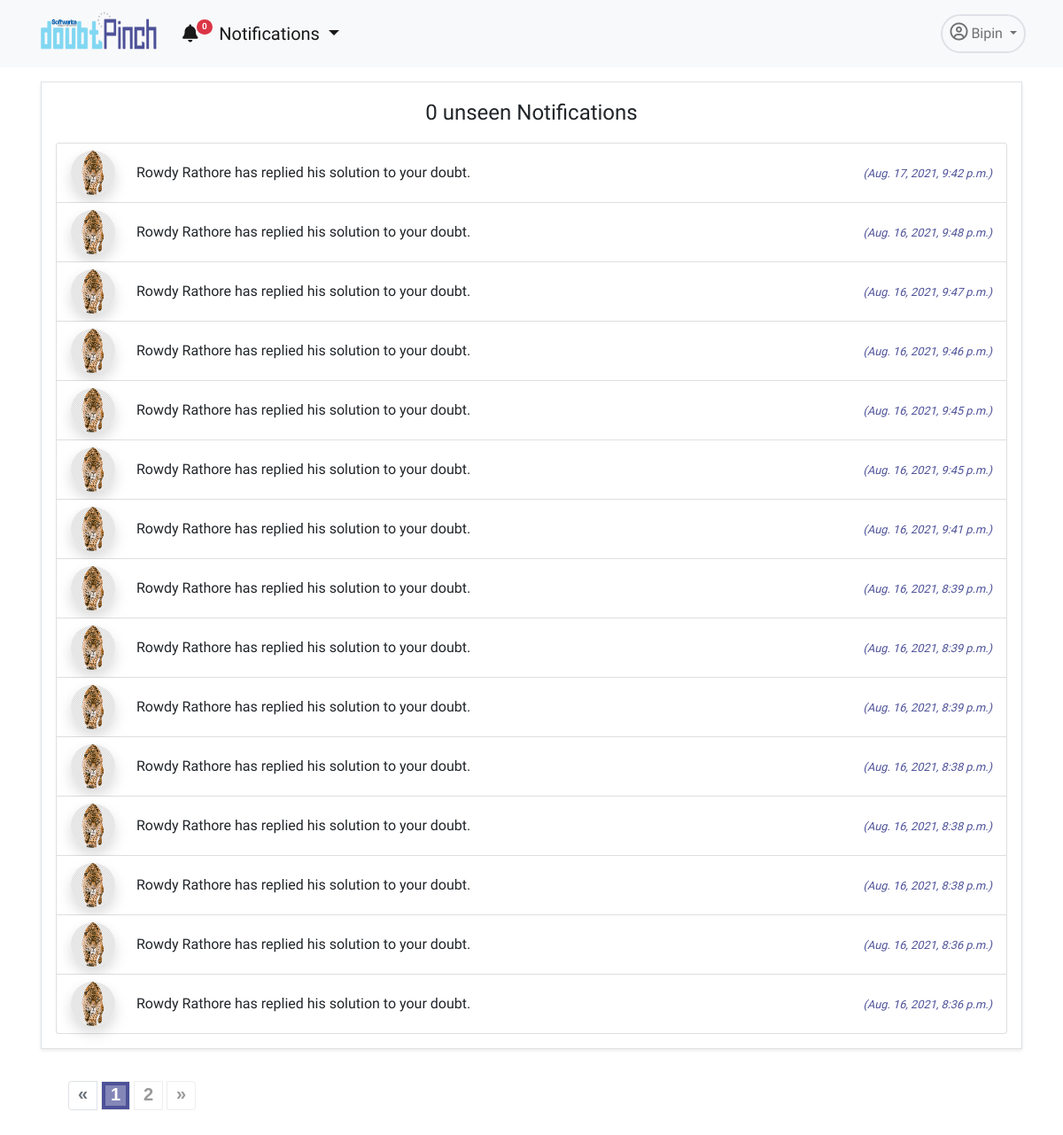
The app's page /app/notifications/ (signed in) with its own data.
### accounts/models.py (models this page shows, shortened)
class User(AbstractUser):
    username = models.CharField(max_length=255, null=True, blank=True)
    email = models.EmailField(
        verbose_name='email address',
        max_length=255,
        unique=True,
    )
    profile_pic= models.ImageField(upload_to='admin_pics', null=True, blank=True)
    email_confirmed = models.BooleanField(default=False) #initially this field is false but will se chan
    is_active = models.BooleanField(default=False)
    is_staff = models.BooleanField(default=False) # a admin user; non super-user
    is_admin = models.BooleanField(default=False)
    is_seller = models.BooleanField(default=False)
    is_customer = models.BooleanField(default=False)
    description=models.TextField(null=True)
    USERNAME_FIELD = 'email'
    REQUIRED_FIELDS = [] #emaila nd password are required fields and first name and last name is inherited from the user creation model
    object = UserManager()
    @property
    def ProfilePicUrl(self):
        try:
            url=self.profile_pic.url
        except:
            url=''
        return url

### dpapp/models.py (models this page shows, shortened)
class Notification(models.Model):
    NOTIFICATION_TYPES = ((1,'Doubt'),(2,'Answer'), (3,'Comment'))
    doubt= models.ForeignKey(Doubt, on_delete=models.CASCADE, related_name="noti_doubt",
                             blank=True, null=True)
    answer= models.ForeignKey(Answer, on_delete=models.CASCADE, related_name="noti_answer",
                            blank=True, null=True)
    sender = models.ForeignKey(User, on_delete=models.CASCADE, related_name="noti_from_user")
    user = models.ForeignKey(User, on_delete=models.CASCADE, related_name="noti_to_user")
    notification_type = models.IntegerField(choices=NOTIFICATION_TYPES)
    text_preview = models.CharField(max_length=90, blank=True)
    date = models.DateTimeField(auto_now_add=True)
    is_seen = models.BooleanField(default=False)

### dpapp/views.py (the view)
# urls.py: path('notifications/',NotificationView.as_view(),name='notifications'),
@method_decorator(login_required, name='dispatch')
class NotificationView(TemplateView):
    template_name= 'dpapp/notifications.html'
    def get_context_data(self, **kwargs):
        context = super(NotificationView, self).get_context_data(**kwargs)
        user=self.request.user
        notifications = Notification.objects.filter(user=user).order_by('-id')
        noti_count = Notification.objects.filter(user=user, is_seen=False).count()
        paginator= Paginator(notifications, 15)
        page = self.request.GET.get('page')
        try:
            notifications = paginator.page(page)
        except PageNotAnInteger:
            notifications = paginator.page(1)
        except EmptyPage:
            notifications = paginator.page(paginator.num_pages)
        context.update({'notifications': notifications,'noti_count':noti_count,'page':page})
        return context

### dpapp/blognav.py (called while the page is built)
def navbar(request):
    if not request.user.is_anonymous:
        user=request.user
        notifications = Notification.objects.filter(user=user).order_by('-id')[:5]
        noti_count = Notification.objects.filter(user=user, is_seen=False).count()
        return {'nav_notifications': notifications,'noti_count':noti_count}
    return {'nav_notifications': '0','noti_count':0}

### templates/dpapp/notifications.html (shortened to what this page needs)
{% extends 'dpapp/base.html' %}
{% load static %}
{% block navbar%}
<link rel="stylesheet" href="{% static 'dpapp/css/paginate.css' %}">
<div class="container">
    <div class="row mt-3 ">
        <div class="col border shadow-sm p-3 mx-3 mb-3">
            <p class="fw-light fs-4 text-center position-relative "><span class="noti-count">{{noti_count}}</span> unseen Notifications  </p>
            <div class="mt-1">
                <ul class="list-group bg-light">
                    {% for i in notifications%}
                    <li class="list-group-item d-flex align-items-center ">
                        <div class="me-4">
                            <img alt="40x40" height="50" width="50" class="rounded-circle shadow" src="{{i.sender.ProfilePicUrl}}"
                                data-holder-rendered="true">
                        </div>
                        {% if i.doubt == null %}
                        {% if i.is_seen %}
                        <div class="me-2"><a class="text-decoration-none fw-light text-dark seen-click" data-nid={{i.id}} href="{% url 'dpapp:comment' i.answer.id %}">{{i.sender.first_name}} {{i.sender.last_name}} has commented on the answer you replied.</a> </div>
                        {%else%}
                        <div class="me-2 "><a class="text-decoration-none  seen-click " data-nid={{i.id}} href="{% url 'dpapp:comment' i.answer.id %}">{{i.sender.first_name}} {{i.sender.last_name}} has commented on the answer you replied.</a> </div>
                        {%endif%}
                        {% elif i.answer == null %}
                        {% if i.is_seen %}
                        <div class="me-2"><a class="text-decoration-none fw-light text-dark seen-click" data-nid={{i.id}} href="{% url 'dpapp:detail' i.doubt.id %}">{{i.sender.first_name}} {{i.sender.last_name}} has replied his solution to your doubt. </a> </div>
                        {%else%}
                        <div class="me-2 "><a class="text-decoration-none  seen-click " data-nid={{i.id}} href="{% url 'dpapp:detail' i.doubt.id %}">{{i.sender.first_name}} {{i.sender.last_name}} has replied his solution to your doubt. </a> </div>
                        {%endif%}
                        {% endif %}
                        <div class="ms-auto" >
                            <i class="fw-light text-pinch" style="font-size: 0.8em;">({{i.date}})</i>
                        </div>
                    </li>
                    {% empty %}
                    <h3 class="text-center">No notifications.</h3>
                    {% endfor %}
                </ul>
            </div>
        </div>
    </div>
    {% if notifications.paginator.num_pages > 1 %}
    <div class="demo">
        <nav class="pagination-outer" aria-label="Page navigation">
            <ul class="pagination">
                {% if notifications.has_previous %}
                {% if 'heading_contains' in request.get_full_path %}
                <li class="page-item">
                    <a class="page-link" href="{{ request.get_full_path }}&page={{ notifications.previous_page_number }}" tabindex="-1" aria-label="Previous">
                        <span aria-hidden="true">«</span>
                    </a>
                </li>
                {% else %}
                <li class="page-item">
                    <a  class="page-link" href="?page={{ notifications.previous_page_number }}" tabindex="-1" aria-label="Previous">
                        <span aria-hidden="true">«</span>
                    </a>
                </li>
                {% endif %}
                {% else%}
                <li class="page-item disabled">
                    <a href="#" class="page-link"  tabindex="-1" aria-label="Previous">
                        <span aria-hidden="true">«</span>
                    </a>
                </li>
                {% endif %}
                {% for i in notifications.paginator.page_range %}
                {% if i == notifications.number%}
                <li class="page-item active"><a class="page-link" href="#">{{i}}</a></li>
                {% else %}
                    {% if 'heading_contains' in request.get_full_path %}
                    <li class="page-item"><a class="page-link" href="{{ request.get_full_path }}&page={{ i }}">{{ i }}</a></li>
                    {% else %}
                    <li class="page-item "><a class="page-link"  href="?page={{ i }}">{{ i }}</a></li>
                    {% endif %}
                {% endif %}
                {% endfor %}
                {% if notifications.has_next %}
                {% if 'heading_contains' in request.get_full_path %}
                <li class="page-item">
                    <a class="page-link" aria-label="Next" href="{{ request.get_full_path }}&page={{ notifications.next_page_number }}">
                        <span aria-hidden="true">»</span>
                    </a>
                </li>
                {% else %}
                <li class="page-item">
                    <a class="page-link" aria-label="Next" href="?page={{ notifications.next_page_number }}">
                        <span aria-hidden="true">»</span>
                    </a>
                </li>
                {%endif%}
                {% else %}
                <li class="page-item disabled">
                    <a class="page-link" aria-label="Next" href="#">
                        <span aria-hidden="true">»</span>
                    </a>
                </li>
                {%endif%}
            </ul>
        </nav>
    </div>
    {%endif%}
</div>
{% endblock %}

### templates/dpapp/base.html (shortened to what this page needs)
<!DOCTYPE html>
{% load static %}
{% load humanize %}
<html lang="en">
    <head>
        <link href="https://cdn.jsdelivr.net/npm/bootstrap@5.0.1/dist/css/bootstrap.min.css" rel="stylesheet"
 />
        <link href="{% static 'dpapp/downhover/css/animate.min.css' %}" rel="stylesheet">
        <link href="{% static 'dpapp/downhover/css/bootstrap-dropdownhover.min.css' %}" rel="stylesheet">
    </head>
    <body>
        <nav class="navbar navbar-expand-lg navbar-light bg-light">
            <div class="container">
                <div data-tilt>
                    <a class="navbar-brand" href="{% url 'dpapp:home'%}">
                        <img src="{% static 'accounts/pics/logo.png' %}" alt="" width="140" height="60" />
                    </a>
                </div>
                <div class="collapse navbar-collapse" id="navbarNavDropdown">
                    <ul class="navbar-nav">
                        <li class="nav-item me-2">
                            <div class="dropdown ">
                                <a class="nav-link active fs-5 dropdown-toggle" id="dropdownMenuButton1" data-bs-toggle="dropdown" aria-expanded="false" aria-current="page" href="#"><i
                                    class="fas fa-bell"></i><span class="badge rounded-pill bg-danger noti-count" style="
                    font-size: 10px;
                    position: relative;
                    top: -12px;
                    left: -2px;
                  ">{{noti_count}}</span> Notifications
                            </a>
                              </div>
                        </li>
                    </ul>
                    <ul class="navbar-nav ms-auto">
                        <li class="nav-item dropdown">
                            <a class="
                  nav-link
                  dropdown-toggle
                  border
                  rounded-pill
                  border-2
                  p-2
                " href="#" id="navbarDropdownMenuLink" role="button" data-bs-toggle="dropdown" aria-expanded="false">
                                <i class="far fa-user-circle fs-5"></i> {{user.first_name}}
                            </a>
                        </li>
                    </ul>
                </div>
            </div>
        </nav>
        {% block navbar %} {% endblock %}
    </body>
</html>

### static/dpapp/css/paginate.css (style rules this page uses)
.pagination-outer { text-align: center; }
.pagination { font-family: 'Quicksand', sans-serif; padding: 20px 30px; border-radius: 0; display: inline-flex; position: relative; float: left; }
.pagination li a.page-link { color: #999; background-color: transparent; font-size: 20px; font-weight: 600; line-height: 29px; height: 33px; width: 33px; padding: 0; margin: 0 5px; border-radius: 0; border: 1px solid #eee; transition: all 0.5s ease 0s; }
.pagination li a.page-link:hover, .pagination li a.page-link:focus, .pagination li.active a.page-link:hover, .pagination li.active a.page-link { color: #fff; background: #4d5198; border: 1px solid #eee; outline: 11px solid rgba(255,255,255,0.3); outline-offset: -17px; }
.pagination li:first-child a.page-link, .pagination li:last-child a.page-link { line-height: 27px; }

### templates/dpapp/base.html (style rules this page uses)
body { font-family: 'Carme', sans-serif; }
.text-pinch { color: #4d5198; }
.row { overflow: auto; }

### records on screen
User: first_name "Bipin"
Notification: sender.ProfilePicUrl (picture), sender.first_name "Rowdy", sender.last_name "Rathore", date "Aug. 17, 2021, 9:42 p.m."
Notification: sender.ProfilePicUrl (picture), sender.first_name "Rowdy", sender.last_name "Rathore", date "Aug. 16, 2021, 9:48 p.m."
Notification: sender.ProfilePicUrl (picture), sender.first_name "Rowdy", sender.last_name "Rathore", date "Aug. 16, 2021, 9:47 p.m."
Notification: sender.ProfilePicUrl (picture), sender.first_name "Rowdy", sender.last_name "Rathore", date "Aug. 16, 2021, 9:46 p.m."
Notification: sender.ProfilePicUrl (picture), sender.first_name "Rowdy", sender.last_name "Rathore", date "Aug. 16, 2021, 9:45 p.m."
Notification: sender.ProfilePicUrl (picture), sender.first_name "Rowdy", sender.last_name "Rathore", date "Aug. 16, 2021, 9:45 p.m."
Notification: sender.ProfilePicUrl (picture), sender.first_name "Rowdy", sender.last_name "Rathore", date "Aug. 16, 2021, 9:41 p.m."
Notification: sender.ProfilePicUrl (picture), sender.first_name "Rowdy", sender.last_name "Rathore", date "Aug. 16, 2021, 8:39 p.m."
Notification: sender.ProfilePicUrl (picture), sender.first_name "Rowdy", sender.last_name "Rathore", date "Aug. 16, 2021, 8:39 p.m."
Notification: sender.ProfilePicUrl (picture), sender.first_name "Rowdy", sender.last_name "Rathore", date "Aug. 16, 2021, 8:39 p.m."
Notification: sender.ProfilePicUrl (picture), sender.first_name "Rowdy", sender.last_name "Rathore", date "Aug. 16, 2021, 8:38 p.m."
Notification: sender.ProfilePicUrl (picture), sender.first_name "Rowdy", sender.last_name "Rathore", date "Aug. 16, 2021, 8:38 p.m."
Notification: sender.ProfilePicUrl (picture), sender.first_name "Rowdy", sender.last_name "Rathore", date "Aug. 16, 2021, 8:38 p.m."
Notification: sender.ProfilePicUrl (picture), sender.first_name "Rowdy", sender.last_name "Rathore", date "Aug. 16, 2021, 8:36 p.m."
Notification: sender.ProfilePicUrl (picture), sender.first_name "Rowdy", sender.last_name "Rathore", date "Aug. 16, 2021, 8:36 p.m."

### other values on screen
{{ noti_count }} "0"
{{ i }} "1"
{{ i }} "2"
